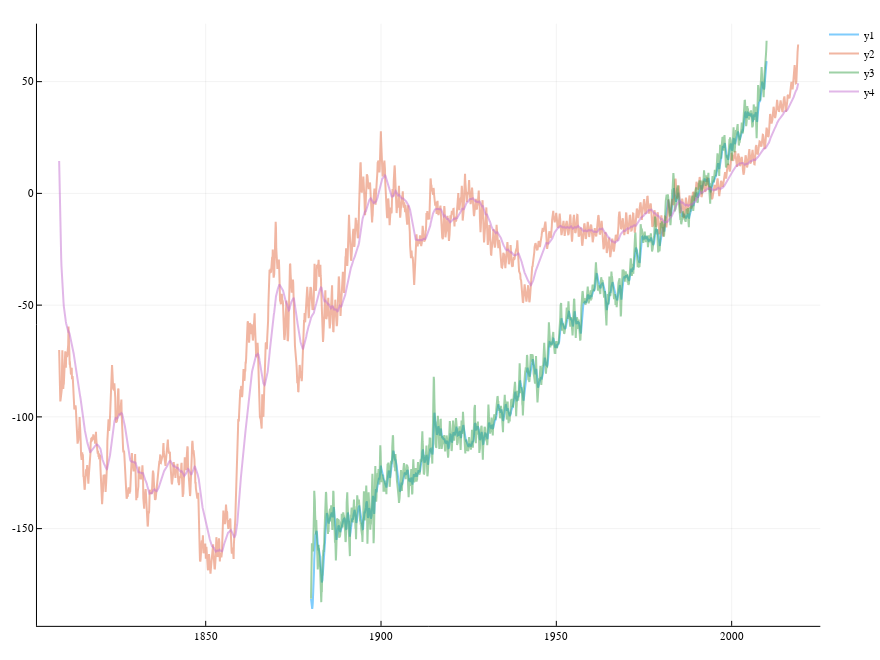

The notebook cell this image was saved under:
### Code cell
A = 1 # Zustandsübergangsmatrix
G = 1 # Messabbildung Matrix
Q = .01
R = 6

x̂_0 = result[1, :x1]
# x̂_0 = f(1)
Σ_0 = -1.6

model = KalmanFilter.Kalman(A, Q, G, R, x̂_0, Σ_0)
model_2 = KalmanFilter.Kalman(A, Q, G, R, x̂_0, Σ_0)

result[:Fusioned] = map(x -> 0.0, result[:Time])
result[:Predicted] = map(x -> 0.0, result[:Time])

prev_prediction = x̂_0
for row in eachrow(result)
    y_cur = row[:x1]
    row[:Fusioned] = KalmanFilter.fusion(model, y_cur).state
    row[:Predicted] = prev_prediction
    prev_prediction = KalmanFilter.predict(model).state
end
plot()
#plot(result[:Time], result[:x1])
plot!(data[:Time], data[:Fusioned])
plot!(result[15:end, :Time], result[15:end, :Fusioned])
plot!(data[:Time], data[:GMSL])

### Figure 1 — Plotly figure (JSON) as saved in the notebook; plotly's stock layout.template omitted (floating-point values rounded to 4 significant figures; data arrays with more than 128 entries replaced by an {"elided": "..."} marker saying what was removed)
{"data": [{"colorbar": {"title": ""}, "hoverinfo": "text", "legendgroup": "y1", "line": {"color": "rgba(0, 154, 250, 0.500)", "dash": "solid", "shape": "linear", "width": 2}, "mode": "lines", "name": "y1", "showlegend": true, "text": {"elided": "1560 null values"}, "type": "scatter", "x": {"elided": "1560 float values"}, "xaxis": "x1", "y": {"elided": "1560 float values"}, "yaxis": "y1", "zmax": 0.1, "zmin": -0.1}, {"colorbar": {"title": ""}, "hoverinfo": "text", "legendgroup": "y2", "line": {"color": "rgba(227, 111, 71, 0.500)", "dash": "solid", "shape": "linear", "width": 2}, "mode": "lines", "name": "y2", "showlegend": true, "text": {"elided": "2530 null values"}, "type": "scatter", "x": {"elided": "2530 float values"}, "xaxis": "x1", "y": {"elided": "2530 float values"}, "yaxis": "y1", "zmax": 0.1, "zmin": -0.1}, {"colorbar": {"title": ""}, "hoverinfo": "text", "legendgroup": "y3", "line": {"color": "rgba(62, 164, 78, 0.500)", "dash": "solid", "shape": "linear", "width": 2}, "mode": "lines", "name": "y3", "showlegend": true, "text": {"elided": "1560 null values"}, "type": "scatter", "x": {"elided": "1560 float values"}, "xaxis": "x1", "y": {"elided": "1560 float values"}, "yaxis": "y1", "zmax": 0.1, "zmin": -0.1}, {"colorbar": {"title": ""}, "hoverinfo": "text", "legendgroup": "y4", "line": {"color": "rgba(195, 113, 210, 0.500)", "dash": "solid", "shape": "linear", "width": 2}, "mode": "lines", "name": "y4", "showlegend": true, "text": {"elided": "2530 null values"}, "type": "scatter", "x": {"elided": "2530 float values"}, "xaxis": "x1", "y": {"elided": "2530 float values"}, "yaxis": "y1", "zmax": 0.1, "zmin": -0.1}], "layout": {"annotations": [], "height": 660, "legend": {"bgcolor": "rgba(255, 255, 255, 1.000)", "bordercolor": "rgba(0, 0, 0, 1.000)", "font": {"color": "rgba(0, 0, 0, 1.000)", "family": "sans-serif", "size": 11}, "tracegroupgap": 0, "x": 1, "y": 1}, "margin": {"b": 20, "l": 0, "r": 0, "t": 20}, "paper_bgcolor": "rgba(255, 255, 255, 1.000)", "plot_bgcolor": "rgba(255, 255, 255, 1.000)", "showlegend": true, "width": 880.0, "xaxis": {"anchor": "y1", "domain": [0.04488, 0.9955], "gridcolor": "rgba(0, 0, 0, 0.100)", "gridwidth": 0.5, "linecolor": "rgba(0, 0, 0, 1.000)", "mirror": false, "range": [1802.0, 2025.0], "showgrid": true, "showline": true, "showticklabels": true, "tickangle": 0, "tickcolor": "rgb(0, 0, 0)", "tickfont": {"color": "rgba(0, 0, 0, 1.000)", "family": "sans-serif", "size": 11}, "tickmode": "array", "ticks": "inside", "ticktext": ["1850", "1900", "1950", "2000"], "tickvals": [1850, 1900, 1950, 2000], "title": "", "titlefont": {"color": "rgba(0, 0, 0, 1.000)", "family": "sans-serif", "size": 15}, "type": "-", "visible": true, "zeroline": false, "zerolinecolor": "rgba(0, 0, 0, 1.000)"}, "yaxis": {"anchor": "x1", "domain": [0.0228, 0.994], "gridcolor": "rgba(0, 0, 0, 0.100)", "gridwidth": 0.5, "linecolor": "rgba(0, 0, 0, 1.000)", "mirror": false, "range": [-193.5, 75.93], "showgrid": true, "showline": true, "showticklabels": true, "tickangle": 0, "tickcolor": "rgb(0, 0, 0)", "tickfont": {"color": "rgba(0, 0, 0, 1.000)", "family": "sans-serif", "size": 11}, "tickmode": "array", "ticks": "inside", "ticktext": ["-150", "-100", "-50", "0", "50"], "tickvals": [-150, -100, -50, 0, 50], "title": "", "titlefont": {"color": "rgba(0, 0, 0, 1.000)", "family": "sans-serif", "size": 15}, "type": "-", "visible": true, "zeroline": false, "zerolinecolor": "rgba(0, 0, 0, 1.000)"}}}
